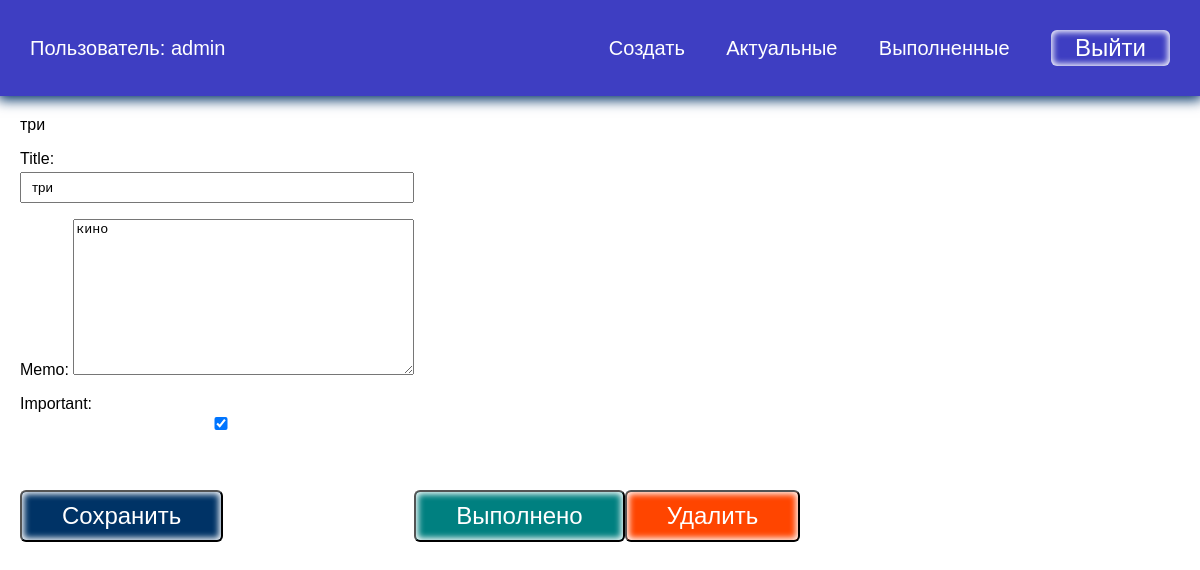
Screenshot of /todo/7 (signed in) with the database file from the repository.
### todo/models.py (models this page shows, shortened)
class Todo(models.Model): #класс куда будут сохраняться задачи
    title = models.CharField(max_length=100)
    memo = models.TextField(blank=True)
    created = models.DateTimeField(auto_now_add=True)
    date_completed = models.DateTimeField(blank=True, null=True)
    important = models.BooleanField(default=False)
    user = models.ForeignKey(User, on_delete=models.CASCADE)

### todo/views.py (the view, shortened to what this page needs)
# urls.py: path('todo/<int:todo_pk>', views.viewtodo, name='viewtodo'),
@login_required
def viewtodo(request, todo_pk):
    todo = get_object_or_404(Todo, pk=todo_pk)
    if request.method == 'GET':
        form = TodoForm(instance=todo)
        return render(request, 'todo/viewtodo.html', {'todo': todo, 'form': form})

### todo/forms.py
class TodoForm(ModelForm):
    class Meta:  #служебный класс из ModelForm
        model = Todo #с какоймоделью делаем связь поля
        fields = ['title', 'memo', 'important'] #какие поля выводить

### todo/templates/todo/viewtodo.html (shortened to what this page needs)
{% extends 'todo/base.html' %}
{% block content%}
{{ todo.title }}
<div class="but">
<form method="POST">
    {{ form.as_p }}
    <button class="btn">Сохранить</button>
</form>
<form action="{% url 'completetodo' todo.id %}" method="post">
    <button class="btn good">Выполнено</button>
</form>
<form action="{% url 'deletetodo' todo.id %}", method="post">
    <button class="btn remove">Удалить</button>
</form>
</div>
{% endblock %}

### todo/templates/todo/base.html (shortened to what this page needs)
<!DOCTYPE html>
{% load static %}
<html lang="en">
<head>
    <link rel="stylesheet" href="{% static 'css/style.css' %}">
</head>
<body>
{% if user.is_authenticated %}
<div class="menu">
    <div class="wrap">
        <ul>
            <li class="logo">Пользователь: {{ user.username }}</li>
            <li><a href="{% url 'createtodo' %}">Создать</a></li>
            <li><a href="{% url 'curenttodos' %}">Актуальные</a></li>
            <li><a href="{% url 'completetodos' %}">Выполненные</a></li>
            <li>
                <form action="{% url 'logoutuser' %}" method="post">
                    <button class="top">Выйти</button>
                </form>
            </li>
        </ul>
    </div>
</div>
{% endif %}
<div class="content">
  <div class="wrap">
    {% block content%}
    {% endblock %}
  </div>
</div>
</body>
</html>

### todo/static/css/style.css (style rules this page uses)
body { padding: 0; margin: 0; font-family: Arial, Helvetica, sans-serif; }
.wrap { max-width: 1200px; margin: 0 auto; padding: 10px 30px; box-sizing: border-box; }
.menu { background: rgb(62, 62, 194); box-shadow: 0 2px 12px 2px #003366; }
ul { list-style: none; padding: 0; }
.menu a { color: #FFF; }
.menu ul { display: flex; justify-content: space-between; align-items: center; font-size: 20px; }
.menu .logo { color: #FFF; margin-right: 30%; }
a { text-decoration: none; }
.content .wrap { max-width: 1200px; margin: 0 auto; padding: 20px; box-sizing: border-box; }
.btn { background: #003366; color: #FFF; }
button { border-radius: 6px; box-shadow: inset 0 0 6px 2px #FFF; padding: 10px 40px; margin-top: 40px; font-size: 24px; cursor: pointer; }
input { width: 100%; padding: 6px 10px; box-sizing: border-box; margin-top: 4px; }
.top { padding: 4px 24px; margin-top: 0; background: transparent; border: none; color: #FFF; }
.but { display: flex; align-items: flex-end; }
.good { background: teal; }
.remove { background: orangered; }

### rows the page displays
Todo: title "три", memo "кино", important "☑"

### other values shown
{{ user.username }} "admin"
